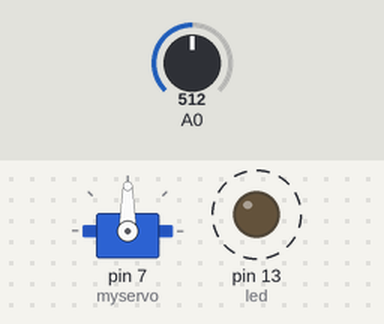
The sketch below on a simulated Arduino Uno, built with avr-gcc and run on an emulated ATmega328P. Shown: servo, output pins drawn as LEDs (lit = HIGH). Dashed ring = blinking. The inputs (shaded band) are chosen by the test bench; at power-on: A0 = 512.

Above: at 1.26 s.
1.3 s: A0 set to 716
At 1.51 s:
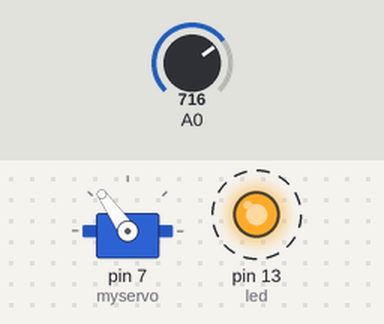
4.3 s: A0 set to 900
At 4.52 s:
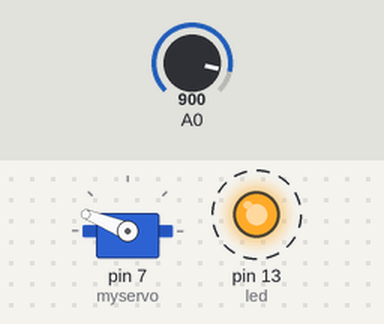
7.3 s: A0 set to 1023
At 7.52 s:
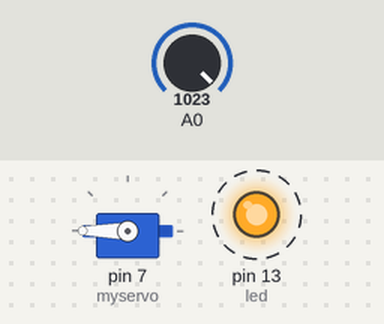
10.3 s: A0 set to 511
At 10.53 s:
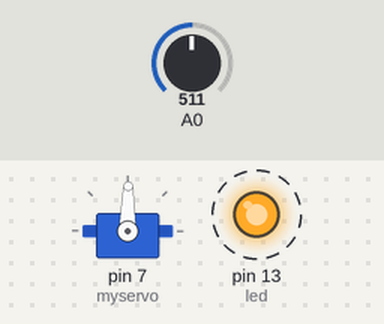
13.3 s: A0 set to 306
At 13.54 s:
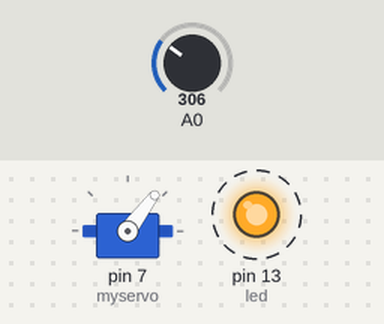
Timing chart, 0 to 17.3 s (numbered marks = the images above; inputs shaded):
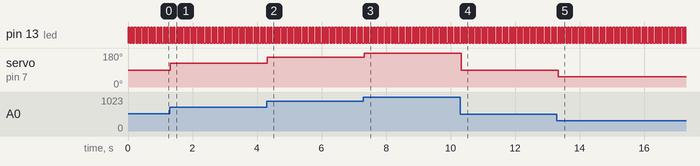

The sketch:

Servo__1.led.ino
```cpp
# include<Servo.h>;
Servo myservo;
int value;
int led = 13;

void setup  () {
  pinMode (led, OUTPUT);
  myservo.attach(7);
}

void loop () {
   value = analogRead(A0);
   value = map(value,0,1023,0,180);
   myservo.write(value);
   digitalWrite (led, HIGH);
   delay (50);
   digitalWrite (led, LOW);
   delay (50);
}
```

Measured:
- after the input at 1.3 s, servo on pin 7 (myservo): 90° → 125° at once
- after the input at 4.3 s, servo on pin 7 (myservo): 125° → 158° at once
- after the input at 7.3 s, servo on pin 7 (myservo): 158° → 180° at once
- after the input at 10.3 s, servo on pin 7 (myservo): 180° → 89° at once
- after the input at 13.3 s, servo on pin 7 (myservo): 89° → 53° at once
- by itself, pin 13 (led): alternates HIGH for 0.05 s and LOW for 0.05 s
